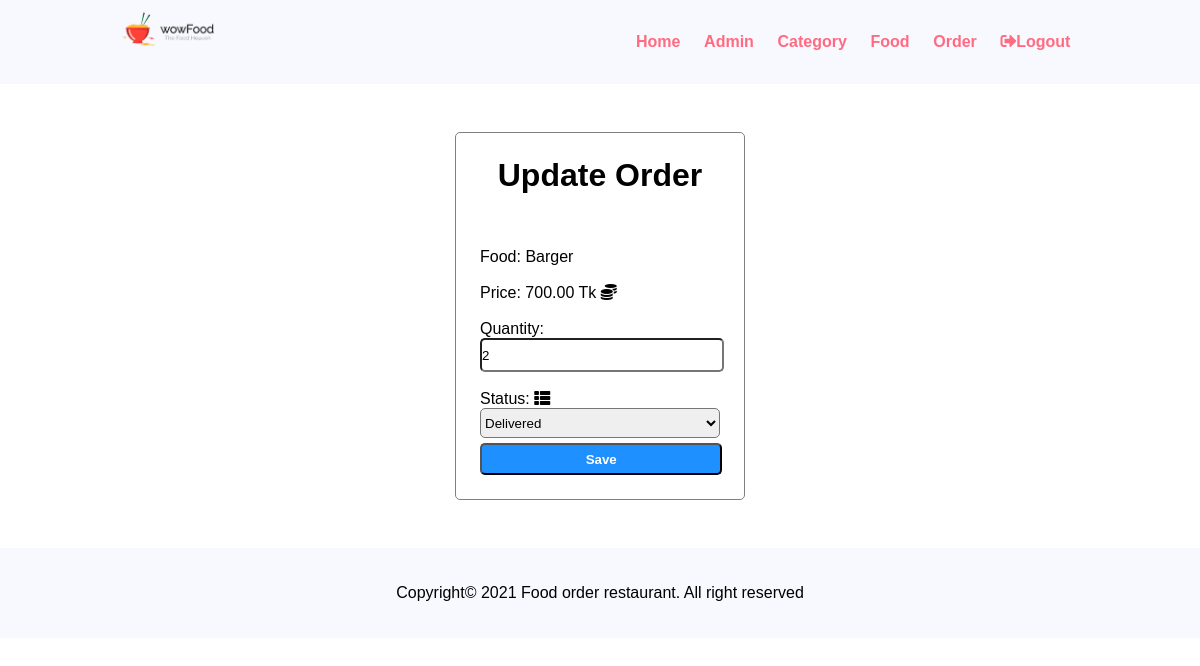
Page /admin/order_update.php?Order_id=1 (signed in) on the committed database.
### tables this page shows
CREATE TABLE `tbl_order` (
  `id` int(10) UNSIGNED NOT NULL,
  `food` varchar(150) NOT NULL,
  `price` decimal(10,2) NOT NULL,
  `qty` int(11) NOT NULL,
  `total` decimal(10,2) NOT NULL,
  `order_date` datetime NOT NULL DEFAULT current_timestamp(),
  `status` varchar(50) NOT NULL,
  `customer_name` varchar(150) NOT NULL,
  `customer_contact` varchar(20) NOT NULL,
  `customer_email` varchar(150) NOT NULL,
  `customer_address` varchar(255) NOT NULL
);

### admin/db_connection.php (called while the page is built, shortened)
<?php
class Database{
    private $servername = 'localhost';
    private $username = 'root';
    private $password = '';
    private $dbname = 'food_order';
    public function __construct(){
        $this->conn = new mysqli($this->servername, $this->username, $this->password, $this->dbname);
    }
}

### admin/Order.php (called while the page is built, shortened)
<?php
include_once 'db_connection.php';
class Order extends Database{
    public function viewOrder(){
        if (isset($_GET['Order_id'])){
            $id = $_GET['Order_id'];
            $sql = "SELECT * FROM tbl_order WHERE id = '$id'";
            $result = $this->conn->query($sql);
            if ($result == true){
                if ($result->num_rows > 0 ){
                    $row = $result->fetch_assoc();
                    return $row;
                }
                else{
                    header('location: manage_order.php');
                }
            }
        }
        else{
            header('location: manage_order.php');
        }
    }
}

### admin/order_update.php (the view, shortened to what this page needs)
<?php
include ('partial/navbar.php');
include 'Order.php';
$obj = new Order();
$std = $obj->viewOrder();
?>
<div class="form-container">
    <h1 class="text-center">Update Order</h1>
    <br/>
    <form action="" method="post">
        <br>
        <div class="form-group">
            <label for="Food">Food:</label>
            <?php echo $std['food']?>
        </div>
        <br>
        <div class="form-group">
            <label for="Price">Price: </label>
            <?php echo $std['price']?> Tk <i class="fas fa-coins"></i>
        </div>
        <br>
        <div class="form-group">
            <label for="Quantity">Quantity:</label>
            <input class="form-control" type="number" name="qty" value="<?php echo $std['qty']?>">
        </div>
        <br>
        <div class="form-group">
            <label for="Status">Status: <i class="fas fa-th-list"></i></label>
            <select name="status" class="form-control">
                <option <?php if ($std["status"] == 'Delivered'){ echo "selected";}?> value="Delivered">Delivered</option>
            </select>
        </div>
        <button type="submit" name="submit" class="btn-primary-login">Save</button>
    </form>
</div>
<?php include 'partial/footer.php' ?>

### css/admin.css (style rules this page uses)
* { margin: 0 0; padding: 0 0; font-family: Arial, Helvetica, sans-serif; }
.text-center { text-align: center; }
.btn-primary-login { background-color: #1e90ff; padding: 1%; color: white; text-decoration: none; font-weight: bold; border-radius: 5px; margin-top: 5PX; width: 101%; height: 32px; }
.form-container { border: 1px solid grey; width: 20%; margin: 4% auto; padding: 2%; border-radius: 5px; }
.form-control { width: 100%; height: 30px; border-radius: 5px; }

### rows in the picture
tbl_order: food "Barger", price "700.00", qty "2", status "Delivered"
